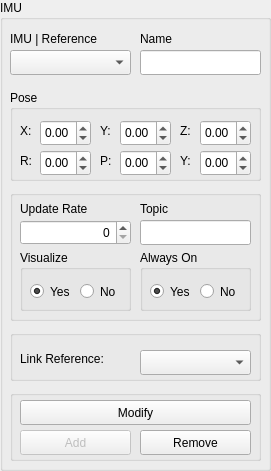
     <widget class="QGroupBox" name="imu_group">
      <property name="geometry">
       <rect>
        <x>300</x>
        <y>20</y>
        <width>271</width>
        <height>471</height>
       </rect>
      </property>
      <property name="title">
       <string>IMU</string>
      </property>
      <widget class="QLabel" name="label_570">
       <property name="geometry">
        <rect>
         <x>10</x>
         <y>30</y>
         <width>111</width>
         <height>17</height>
        </rect>
       </property>
       <property name="text">
        <string>IMU | Reference</string>
       </property>
      </widget>
      <widget class="QGroupBox" name="groupBox_174">
       <property name="geometry">
        <rect>
         <x>10</x>
         <y>330</y>
         <width>251</width>
         <height>51</height>
        </rect>
       </property>
       <property name="title">
        <string/>
       </property>
       <widget class="QLabel" name="label_571">
        <property name="geometry">
         <rect>
          <x>10</x>
          <y>20</y>
          <width>131</width>
          <height>17</height>
         </rect>
        </property>
        <property name="text">
         <string>Link Reference:</string>
        </property>
       </widget>
       <widget class="QComboBox" name="imu_reference">
        <property name="geometry">
         <rect>
          <x>130</x>
          <y>20</y>
          <width>111</width>
          <height>25</height>
         </rect>
        </property>
       </widget>
      </widget>
      <widget class="QGroupBox" name="groupBox_175">
       <property name="geometry">
        <rect>
         <x>10</x>
         <y>190</y>
         <width>251</width>
         <height>131</height>
        </rect>
       </property>
       <property name="title">
        <string/>
       </property>
       <widget class="QLabel" name="label_572">
        <property name="geometry">
         <rect>
          <x>10</x>
          <y>10</y>
          <width>101</width>
          <height>17</height>
         </rect>
        </property>
        <property name="text">
         <string>Update Rate</string>
        </property>
       </widget>
       <widget class="QLineEdit" name="imu_topic">
        <property name="geometry">
         <rect>
          <x>130</x>
          <y>30</y>
          <width>111</width>
          <height>25</height>
         </rect>
        </property>
       </widget>
       <widget class="QLabel" name="label_573">
        <property name="geometry">
         <rect>
          <x>130</x>
          <y>10</y>
          <width>41</width>
          <height>17</height>
         </rect>
        </property>
        <property name="text">
         <string>Topic</string>
        </property>
       </widget>
       <widget class="QDoubleSpinBox" name="imu_update_rate">
        <property name="geometry">
         <rect>
          <x>10</x>
          <y>30</y>
          <width>111</width>
          <height>25</height>
         </rect>
        </property>
        <property name="alignment">
         <set>Qt::AlignRight|Qt::AlignTrailing|Qt::AlignVCenter</set>
        </property>
        <property name="decimals">
         <number>0</number>
        </property>
       </widget>
       <widget class="QGroupBox" name="groupBox_176">
        <property name="geometry">
         <rect>
          <x>130</x>
          <y>60</y>
          <width>111</width>
          <height>61</height>
         </rect>
        </property>
        <property name="title">
         <string>Always On</string>
        </property>
        <widget class="QRadioButton" name="imu_on_yes">
         <property name="geometry">
          <rect>
           <x>10</x>
           <y>30</y>
           <width>112</width>
           <height>23</height>
          </rect>
         </property>
         <property name="text">
          <string>Yes</string>
         </property>
         <property name="checked">
          <bool>true</bool>
         </property>
        </widget>
        <widget class="QRadioButton" name="imu_on_no">
         <property name="geometry">
          <rect>
           <x>60</x>
           <y>30</y>
           <width>41</width>
           <height>23</height>
          </rect>
         </property>
         <property name="text">
          <string>No</string>
         </property>
        </widget>
       </widget>
       <widget class="QGroupBox" name="groupBox_177">
        <property name="geometry">
         <rect>
          <x>10</x>
          <y>60</y>
          <width>111</width>
          <height>61</height>
         </rect>
        </property>
        <property name="title">
         <string>Visualize</string>
        </property>
        <widget class="QRadioButton" name="imu_viz_yes">
         <property name="geometry">
          <rect>
           <x>10</x>
           <y>30</y>
           <width>61</width>
           <height>23</height>
          </rect>
         </property>
         <property name="text">
          <string>Yes</string>
         </property>
         <property name="checked">
          <bool>true</bool>
         </property>
        </widget>
        <widget class="QRadioButton" name="imu_viz_no">
         <property name="geometry">
          <rect>
           <x>60</x>
           <y>30</y>
           <width>41</width>
           <height>23</height>
          </rect>
         </property>
         <property name="text">
          <string>No</string>
         </property>
        </widget>
       </widget>
      </widget>
      <widget class="QGroupBox" name="groupBox_178">
       <property name="geometry">
        <rect>
         <x>10</x>
         <y>390</y>
         <width>251</width>
         <height>71</height>
        </rect>
       </property>
       <property name="title">
        <string/>
       </property>
       <widget class="QPushButton" name="imu_modify_button">
        <property name="geometry">
         <rect>
          <x>10</x>
          <y>10</y>
          <width>231</width>
          <height>25</height>
         </rect>
        </property>
        <property name="text">
         <string>Modify</string>
        </property>
       </widget>
       <widget class="QPushButton" name="imu_add_button">
        <property name="enabled">
         <bool>false</bool>
        </property>
        <property name="geometry">
         <rect>
          <x>10</x>
          <y>40</y>
          <width>111</width>
          <height>25</height>
         </rect>
        </property>
        <property name="text">
         <string>Add</string>
        </property>
       </widget>
       <widget class="QPushButton" name="imu_remove_button">
        <property name="geometry">
         <rect>
          <x>130</x>
          <y>40</y>
          <width>111</width>
          <height>25</height>
         </rect>
        </property>
        <property name="text">
         <string>Remove</string>
        </property>
       </widget>
      </widget>
      <widget class="QComboBox" name="imu_select">
       <property name="geometry">
        <rect>
         <x>10</x>
         <y>50</y>
         <width>121</width>
         <height>25</height>
        </rect>
       </property>
       <property name="editable">
        <bool>false</bool>
       </property>
      </widget>
      <widget class="QGroupBox" name="groupBox_179">
       <property name="geometry">
        <rect>
         <x>10</x>
         <y>90</y>
         <width>251</width>
         <height>91</height>
        </rect>
       </property>
       <property name="title">
        <string>Pose</string>
       </property>
       <widget class="QDoubleSpinBox" name="imu_x">
        <property name="geometry">
         <rect>
          <x>30</x>
          <y>30</y>
          <width>51</width>
          <height>26</height>
         </rect>
        </property>
        <property name="minimum">
         <double>-99.989999999999995</double>
        </property>
       </widget>
       <widget class="QDoubleSpinBox" name="imu_y">
        <property name="geometry">
         <rect>
          <x>110</x>
          <y>30</y>
          <width>51</width>
          <height>26</height>
         </rect>
        </property>
        <property name="minimum">
         <double>-99.989999999999995</double>
        </property>
       </widget>
       <widget class="QDoubleSpinBox" name="imu_z">
        <property name="geometry">
         <rect>
          <x>190</x>
          <y>30</y>
          <width>51</width>
          <height>26</height>
         </rect>
        </property>
        <property name="minimum">
         <double>-99.989999999999995</double>
        </property>
       </widget>
       <widget class="QLabel" name="label_574">
        <property name="geometry">
         <rect>
          <x>10</x>
          <y>30</y>
          <width>21</width>
          <height>21</height>
         </rect>
        </property>
        <property name="text">
         <string>X:</string>
        </property>
       </widget>
       <widget class="QLabel" name="label_575">
        <property name="geometry">
         <rect>
          <x>90</x>
          <y>30</y>
          <width>21</width>
          <height>21</height>
         </rect>
        </property>
        <property name="text">
         <string>Y:</string>
        </property>
       </widget>
       <widget class="QLabel" name="label_576">
        <property name="geometry">
         <rect>
          <x>170</x>
          <y>30</y>
          <width>21</width>
          <height>21</height>
         </rect>
        </property>
        <property name="text">
         <string>Z:</string>
        </property>
       </widget>
       <widget class="QDoubleSpinBox" name="imu_yaw">
        <property name="geometry">
         <rect>
          <x>190</x>
          <y>60</y>
          <width>51</width>
          <height>26</height>
         </rect>
        </property>
        <property name="minimum">
         <double>-180.000000000000000</double>
        </property>
        <property name="maximum">
         <double>180.000000000000000</double>
        </property>
        <property name="singleStep">
         <double>45.000000000000000</double>
        </property>
       </widget>
       <widget class="QDoubleSpinBox" name="imu_p">
        <property name="geometry">
         <rect>
          <x>110</x>
          <y>60</y>
          <width>51</width>
          <height>26</height>
         </rect>
        </property>
        <property name="minimum">
         <double>-180.000000000000000</double>
        </property>
        <property name="maximum">
         <double>180.000000000000000</double>
        </property>
        <property name="singleStep">
         <double>45.000000000000000</double>
        </property>
       </widget>
       <widget class="QDoubleSpinBox" name="imu_r">
        <property name="geometry">
         <rect>
          <x>30</x>
          <y>60</y>
          <width>51</width>
          <height>26</height>
         </rect>
        </property>
        <property name="minimum">
         <double>-180.000000000000000</double>
        </property>
        <property name="maximum">
         <double>180.000000000000000</double>
        </property>
        <property name="singleStep">
         <double>45.000000000000000</double>
        </property>
       </widget>
       <widget class="QLabel" name="label_577">
        <property name="geometry">
         <rect>
          <x>10</x>
          <y>60</y>
          <width>21</width>
          <height>21</height>
         </rect>
        </property>
        <property name="text">
         <string>R:</string>
        </property>
       </widget>
       <widget class="QLabel" name="label_578">
        <property name="geometry">
         <rect>
          <x>90</x>
          <y>60</y>
          <width>21</width>
          <height>21</height>
         </rect>
        </property>
        <property name="text">
         <string>P:</string>
        </property>
       </widget>
       <widget class="QLabel" name="label_579">
        <property name="geometry">
         <rect>
          <x>170</x>
          <y>60</y>
          <width>21</width>
          <height>21</height>
         </rect>
        </property>
        <property name="text">
         <string>Y:</string>
        </property>
       </widget>
      </widget>
      <widget class="QLineEdit" name="imu_name">
       <property name="geometry">
        <rect>
         <x>140</x>
         <y>50</y>
         <width>121</width>
         <height>25</height>
        </rect>
       </property>
      </widget>
      <widget class="QLabel" name="label_580">
       <property name="geometry">
        <rect>
         <x>140</x>
         <y>30</y>
         <width>101</width>
         <height>17</height>
        </rect>
       </property>
       <property name="text">
        <string>Name</string>
       </property>
      </widget>
     </widget>
